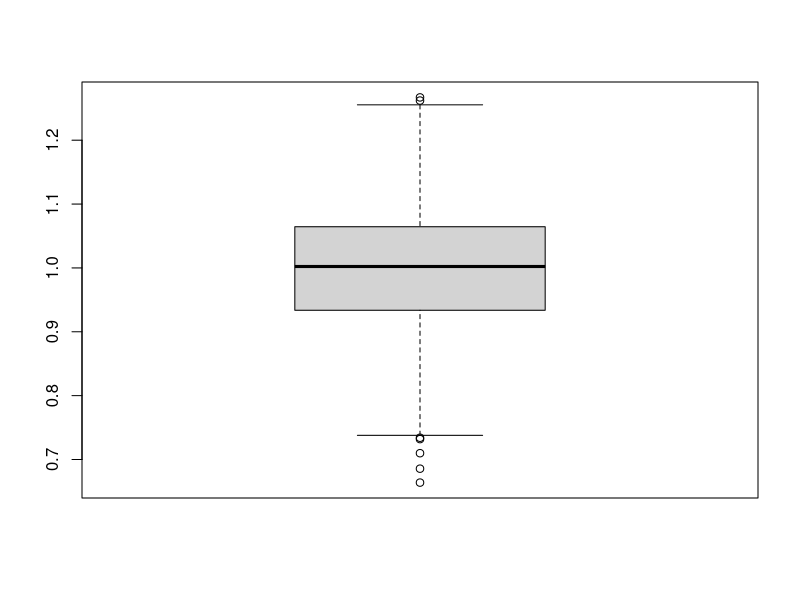
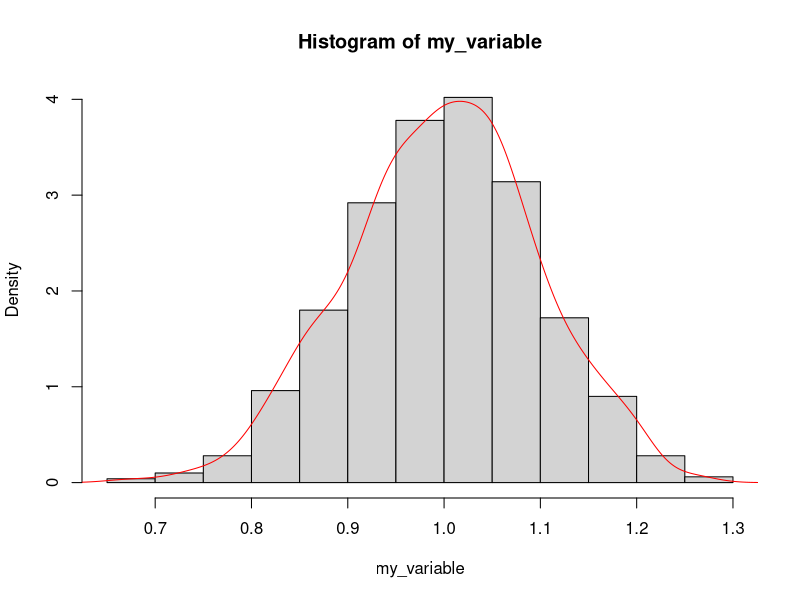
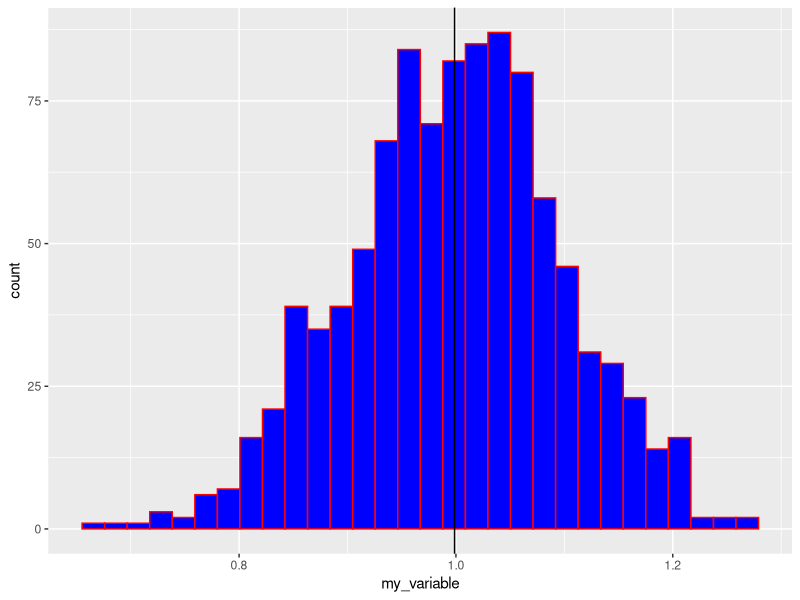
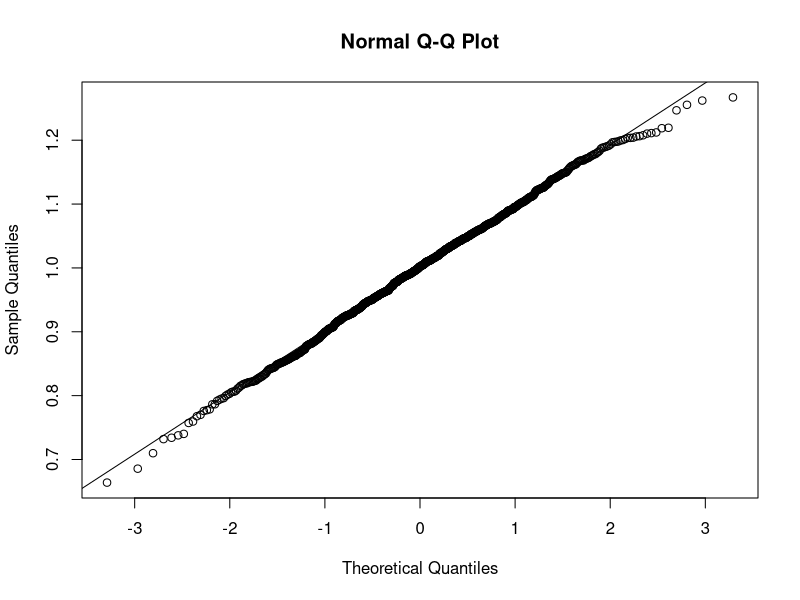

Generate these figures, in order, with R:
## ---- chunk 1
knitr::opts_chunk$set(echo = TRUE, error = TRUE)
library(ggplot2)
library(gmodels)
# remove "error = TRUE" to make knitr halt on errors
# (do this when you are ready to check if your code will knit without errors)
## ---- chunk 2
# set a seed
set.seed(1000)
my_variable <- rnorm(1000,1, sd=0.1)
# sample

# mean and sd

Mean <- mean(my_variable)
S.D <- sd(my_variable)
size <- 1000
str(my_variable)

# IQR and boxplot

IQR(my_variable)
boxplot(my_variable)


## ---- chunk 3
# Option 1: SEM and CI by hand

SEM <- S.D/sqrt(size)
SEM

ci = c(mean(my_variable) - 1.96*SEM, mean(my_variable) + 1.96*SEM )
ci

# Option 2: using gmodels package

library(gmodels)
ci(my_variable)


# Explanation
# SEM basically gives us statistical inference on the distribution of our sample means, here it is equal to 0.0031 which is too small reflecting that our sample means is pretty much coherent around the mean. and the 95% confidence intervals capture the true population mean 95% of the time. Here we got 0.992660209 for the lower limit and 1.004844610 for the upper limit 


## ---- chunk 4
# histograms

# Option 1: base R

hist(my_variable, probability = T)
lines(density(my_variable),
      col = "red")

# Option 2: ggplot

my_variable.df <- data.frame(my_variable)
ggplot(data=my_variable.df, mapping=aes(x = my_variable))  +
  geom_histogram(color = "red", fill = "blue") +
  geom_vline(aes(xintercept = mean(my_variable)), color = "black")

#qqplot

qqnorm(my_variable)
qqline(my_variable)



## ---- chunk 5
# your answer here

pnorm(1.07,Mean, S.D) - pnorm(0.93, Mean, S.D)


## ---- chunk 6
#x <- qnorm(0.68, Mean, S.D) - qnorm(0.158, Mean, S.D)

pnorm(Mean - S.D, Mean, S.D, lower.tail = TRUE ) + pnorm(Mean + S.D, Mean,S.D, lower.tail = FALSE)

## ---- chunk 7
qnorm(0.1, Mean, S.D)
qnorm(0.9, Mean, S.D)
## ---- chunk 8
# probabilities
p.hpv = 0.18
p.chl = 0.02
p.hpv.chl = 0.03

# total probabilities
p.hpv.tot = p.hpv + p.hpv.chl
p.chl.tot = p.chl + p.hpv.chl

p.hpv.tot
p.chl.tot
## ---- chunk 9
# set operations
# (your answer here)

# conditional probability
#P(A AND B) = p.hpv.chl
#P(B) = p.hpv.tot 
#p.chl.given.hpv = P(A | B) 
p.chl.given.hpv = p.hpv.chl / p.hpv.tot
p.chl.given.hpv

## ---- chunk 10
# set operations
# (your answer here)

# conditional probability
p.hpv.given.chl = p.hpv.chl / p.chl.tot
p.hpv.given.chl
## ---- chunk 11
# your answer here
#P(A) + P(B) - P(A AND B)


ok <- (p.chl.tot + p.hpv.tot) - p.hpv.chl
ok


## ---- chunk 12
# your answer here
# yes, because the incidence of one event doesnt tell us that the other event is going to happen or not
# being infected with chlamydia does not mean you will get HPV and vice versa
# 
## ---- chunk 13
# Allele frequencies
A1 = 0.82
A2 = 0.06
A3 = 0.05
A4 = 0.04
A5 = 0.03

# Probability of either A2 or A5 = ?

#P(A) + P(B)

okay_1 <- (A2 + A5)
okay_1

## ---- chunk 14
# your anaswer here
#P(A) * P(A)
okay_2 <- A3 * A3
okay_2

## ---- chunk 15
# your anaswer here
# 1- P(A) * P(A)
1 - (A3*A3)
## ---- chunk 16
# your anaswer here
# Pr[A] Pr[a] + Pr[a] Pr[A] 

okay_3 <- (A1*A4) + (A4*A1)
okay_3
## ---- chunk 17
# prob of carrying two A1 alleles

A1 * A1 

# prob of NOT having two A1 alleles
1 - ( A1*A1)


# P(2 individuals are NOT A1,A1)
okay_4 <- ((1 - ( A1*A1)) * (1 - ( A1*A1)))
okay_4


## ---- chunk 18
# prob of an allele being A3 or A4

A3 + A4

# prob of an allele not being A3 or A4

1 - (A3 + A4)

# P(neither of 2 alleles is A3 or A4)
(1-(A3+A4)) * (1-(A3+A4))

# P(3 people have no A3 or A4 alleles)
(1-(A3+A4)) * (1-(A3+A4))*(1-(A3+A4)) * (1-(A3+A4))*(1-(A3+A4)) * (1-(A3+A4))

## ---- chunk 19
Pr=list()
Pr$a=0.95
Pr$A=0.05


Pr$aa = 0.95*0.95
Pr$aa

## ---- chunk 20
Pr$aa_aa = Pr$aa * Pr$aa
#Pr$aa_aa

## ---- chunk 21
# first calculate probability that one individual is heterozygous
Pr$Aa = (Pr$A*Pr$a + Pr$a*Pr$A)
Pr$Aa


# probability that both parents are heterozygous
Pr$Aa_Aa = Pr$Aa * Pr$Aa
Pr$Aa_Aa
       
## ---- chunk 22
# conditional probability that Aa x Aa -> Aa
Pr$Caa.FAa_MAa = 0.5 * 0.5
Pr$Caa.FAa_MAa
## ---- chunk 23
# probabilities of each allele combination in the parents
Pr$AA =  Pr$A * Pr$A
Pr$Aa =  Pr$A * Pr$a
Pr$aA =  Pr$a * Pr$A
Pr$aa =  Pr$a * Pr$a

#Pr$a=0.95
#Pr$A=0.05


Pr$AA 
Pr$Aa 
Pr$aA 
Pr$aa 

## ---- chunk 24
# priors for each combination of parental alleles
Pr$Faa_Maa = Pr$aa * Pr$aa
Pr$FAa_Maa = Pr$Aa *Pr$aa
Pr$FAA_Maa = Pr$AA *Pr$aa
Pr$Faa_MAa = Pr$aa * Pr$Aa
Pr$FAa_MAa = Pr$Aa * Pr$Aa
Pr$FAA_MAa = Pr$AA * Pr$Aa
Pr$Faa_MAA = Pr$aa * Pr$AA
Pr$FAa_MAA = Pr$Aa * Pr$AA
Pr$FAA_MAA = Pr$AA * Pr$AA

Pr$Faa_Maa
Pr$FAa_Maa
Pr$FAA_Maa
Pr$Faa_MAa
Pr$FAa_MAa
Pr$FAA_MAa
Pr$Faa_MAA
Pr$FAa_MAA
Pr$FAA_MAA
## ---- chunk 25
# individual likelihoods (think Punnett square)
Pr$Caa.Faa_Maa = 0.25 * 4
Pr$Caa.FAa_Maa = 0.25 + 0.25
Pr$Caa.FAA_Maa = 0
Pr$Caa.Faa_MAa = 0.25 + 0.25
Pr$Caa.FAa_MAa = 0.25
Pr$Caa.FAA_MAa = 0
Pr$Caa.Faa_MAA = 0
Pr$Caa.FAa_MAA = 0
Pr$Caa.FAA_MAA = 0
## ---- chunk 26

# total probability P(C_Aa)

Pr$Caa = Pr$Caa.Faa_Maa * Pr$Faa_Maa + 
         Pr$Caa.FAa_Maa * Pr$FAa_Maa +
         Pr$Caa.FAA_Maa * Pr$FAA_Maa +
         Pr$Caa.Faa_MAa * Pr$Faa_MAa +
         Pr$Caa.FAa_MAa * Pr$FAa_MAa +
         Pr$Caa.FAA_MAa * Pr$FAA_MAa +
         Pr$Caa.Faa_MAA * Pr$Faa_MAA +
         Pr$Caa.FAa_MAA * Pr$FAa_MAA +
         Pr$Caa.FAA_MAA * Pr$FAA_MAA
         
Pr$Caa
## ---- chunk 27
# Posterior probability of P(F_Aa, M_Aa | C_Aa):
Pr$FAa_MAa.Caa = (Pr$Caa.FAa_MAa * Pr$FAa_MAa) / Pr$Caa
Pr$FAa_MAa.Caa
## ---- chunk 28
Pr$Faa_Maa.Caa = (Pr$Caa.Faa_Maa * Pr$Faa_Maa) /  Pr$Caa
Pr$Faa_Maa.Caa
